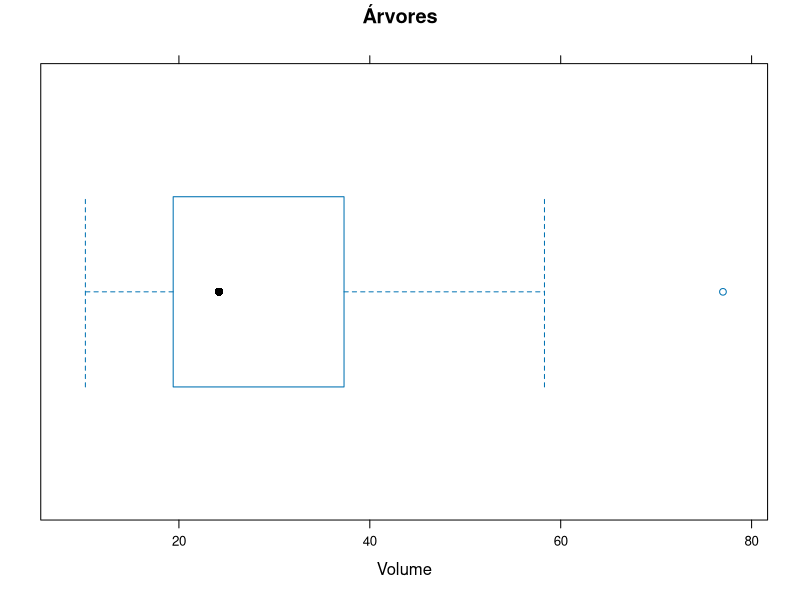
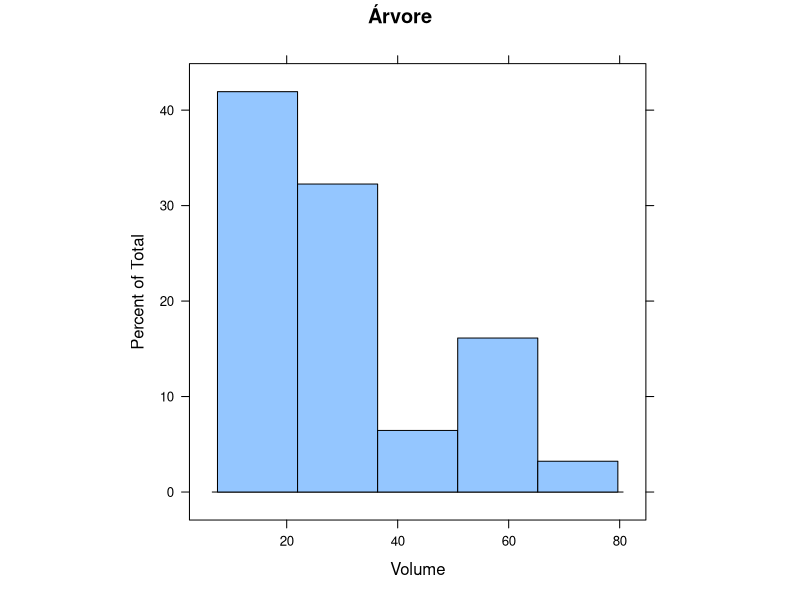
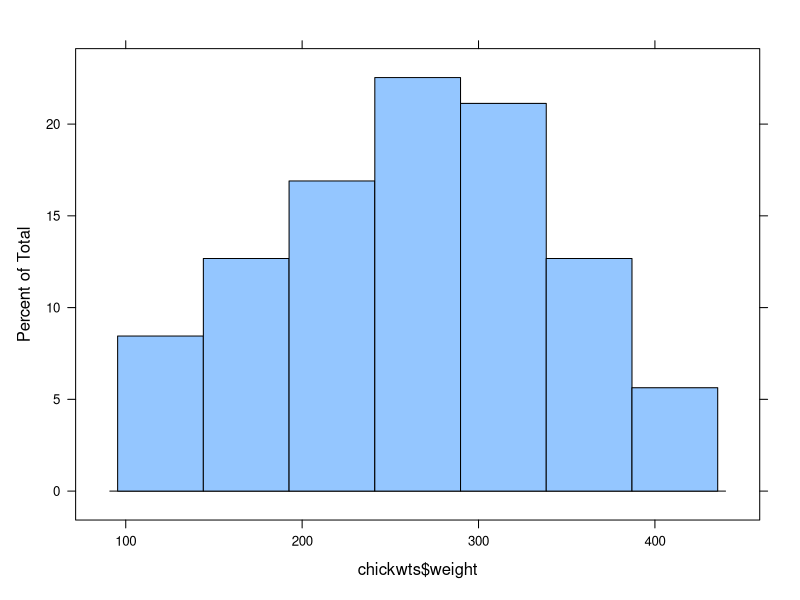
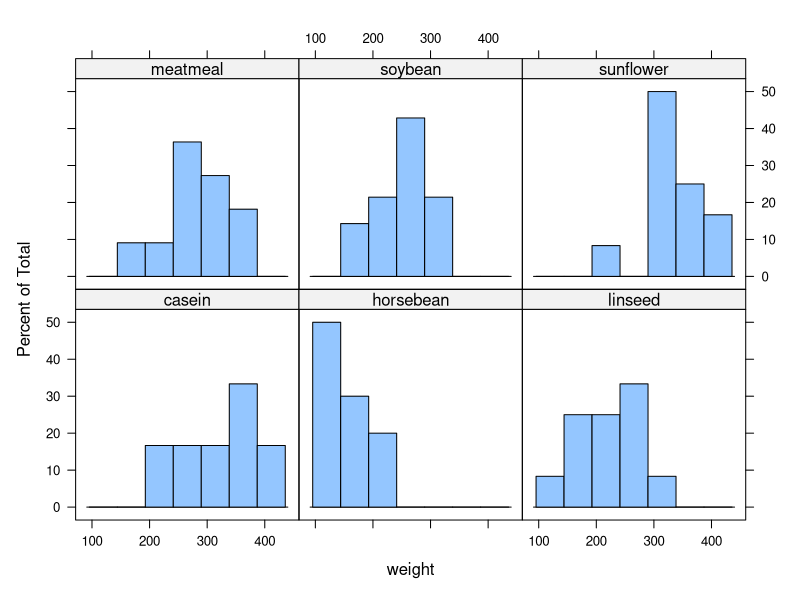
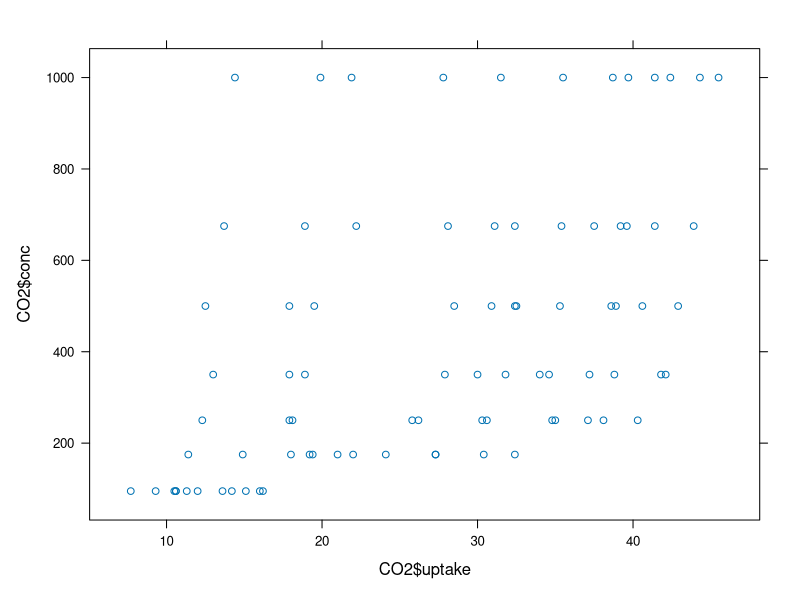
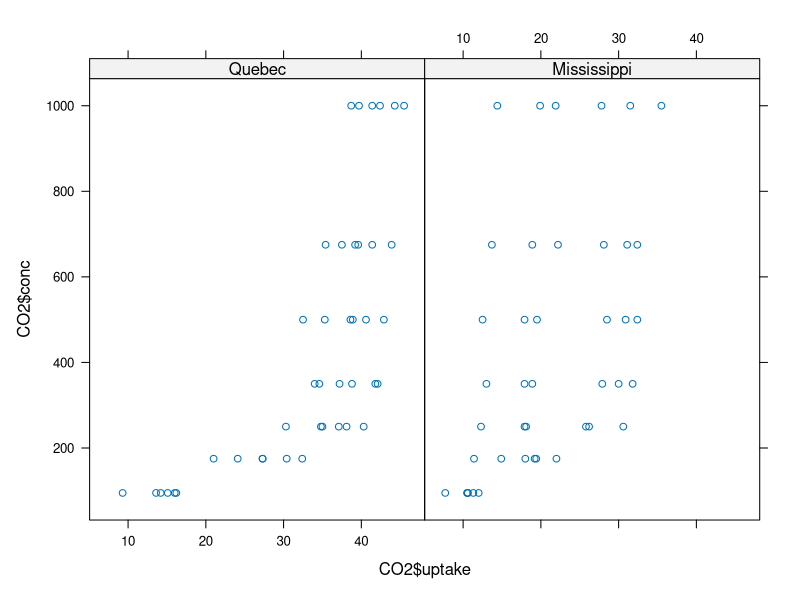
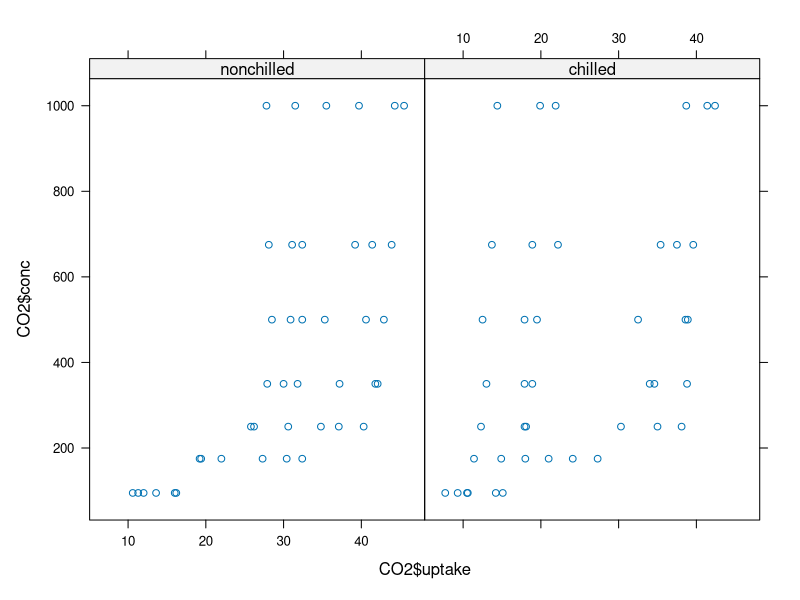
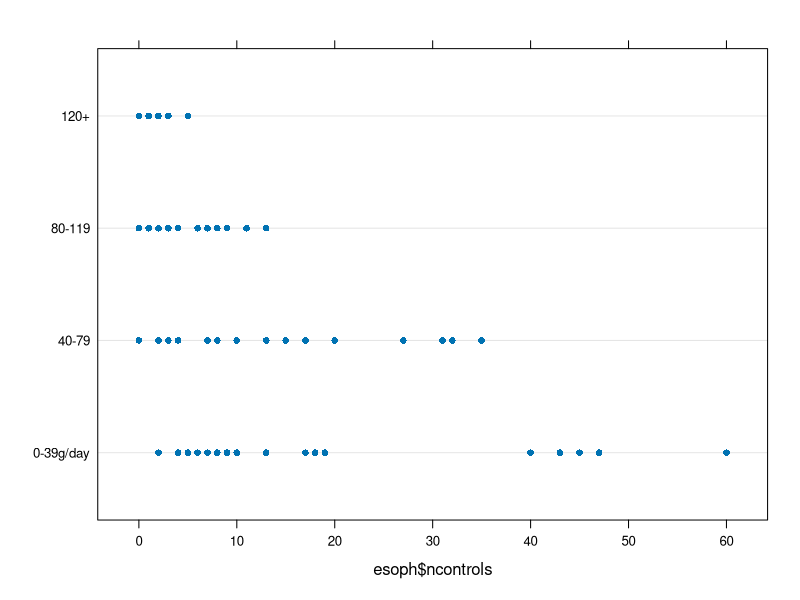

Reproduce these figures in R, in order.
## ---- chunk 1
#este pacote não precisa instalar, apenas carregar
library(lattice)
## ---- chunk 2
bwplot(trees$Volume, main = "Árvores", xlab = "Volume")
## ---- chunk 3
histogram(trees$Volume, main = "Árvore", xlab = "Volume", aspect = 1, type = "percent", nint = 5)
## ---- chunk 4
chickwts #peso de galinhas pelo alimento
histogram(chickwts$weight)
#no hist cond vou colocar uma condição para comparar cada peso
aggregate(chickwts$weight, by=list(chickwts$feed), FUN=sum) #se quisermos agregar os dados

histogram(~weight | feed, data = chickwts) #quero um hist do peso condicionado pelo feed dos dados do chickwts
## ---- chunk 5
CO2
xyplot(CO2$conc ~ CO2$uptake) #graf de disp do pacote lattice
xyplot(CO2$conc ~ CO2$uptake | CO2$Type) #graf condicionado pelo type
xyplot(CO2$conc ~ CO2$uptake | CO2$Treatment)
## ---- chunk 6
esoph
dotplot(esoph$alcgp ~ esoph$ncontrols, data = esoph) #sem condicional
dotplot(esoph$alcgp ~ esoph$ncontrols | esoph$tobgp) #com cond
## ---- chunk 7
splom(~CO2[4:5] | CO2$Type, CO2) #usando as colunas 4 e 5 de CO2/condicionada pelo type/do conjunto de dados CO2 
## ---- chunk 8
densityplot(~CO2$conc | CO2$Treatment, plot.points = FALSE)
densityplot(CO2$conc)
densityplot(~CO2$conc | CO2$Treatment)
## ---- chunk 9
OrchardSprays
cloud(decrease ~ rowpos * colpos, data = OrchardSprays)
cloud(decrease ~ rowpos * colpos, groups = treatment, data = OrchardSprays) #aqui mudei os pontos para serem de acordo com o tipo de spray usado

## ---- chunk 10
trees
levelplot(Girth ~ Height * Volume, data = trees)


